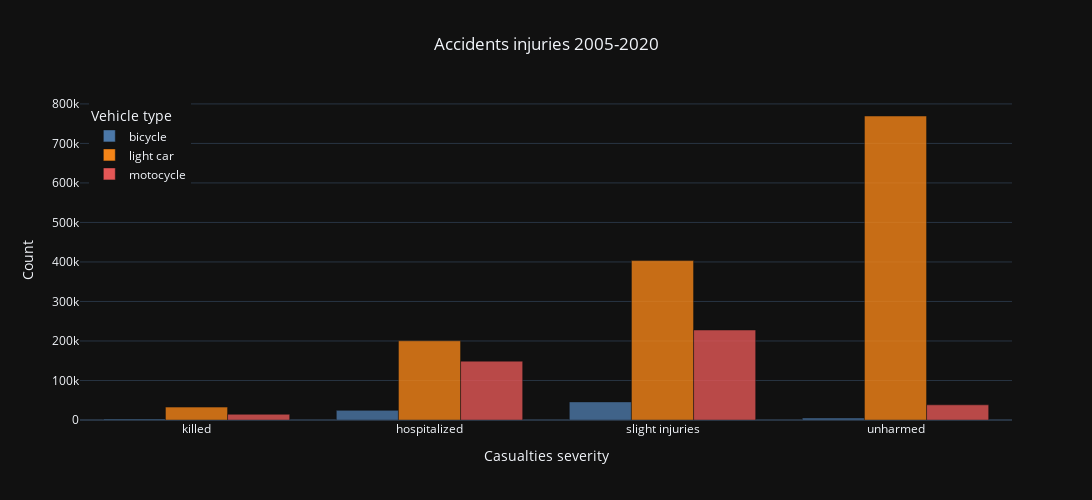

Notebook cell for this chart:
### Code cell
dx= df.groupby(['catv', 'grav']).count().reset_index()

fig = px.bar( dx, x='grav', y='sexe', title="Wide-Form Input", color='catv',  barmode='group',
    opacity=.8,color_discrete_sequence=px.colors.qualitative.T10,
    labels={'catv': 'Vehicle type','grav':'Severity', 'sexe':'Count'} , template="plotly_dark")
    #category_orders={"col": ["val1", ...], ...})
fig.update_xaxes(type='category', categoryorder='total ascending')
fig.update_layout(width=1100, height=500,xaxis_title_text='Casualties severity', yaxis_title_text='Count', 
    title='Accidents injuries 2005-2020', title_x=.5 , legend=dict(yanchor="top",y=0.99,xanchor="left",x=0.01) )
fig.show()
fig.write_html("streamlit_app/plots/acidents_injuries.html")

### Figure 1 — Plotly figure (JSON) as saved in the notebook; plotly's stock layout.template omitted (floating-point values rounded to 4 significant figures)
{"data": [{"alignmentgroup": "True", "hovertemplate": "Vehicle type=bicycle<br>Severity=%{x}<br>Count=%{y}<extra></extra>", "legendgroup": "bicycle", "marker": {"color": "#4C78A8", "opacity": 0.8, "pattern": {"shape": ""}}, "name": "bicycle", "offsetgroup": "bicycle", "orientation": "v", "showlegend": true, "textposition": "auto", "type": "bar", "x": ["hospitalized", "killed", "slight injuries", "unharmed"], "xaxis": "x", "y": [24419, 2721, 45838, 4959], "yaxis": "y"}, {"alignmentgroup": "True", "hovertemplate": "Vehicle type=light car<br>Severity=%{x}<br>Count=%{y}<extra></extra>", "legendgroup": "light car", "marker": {"color": "#F58518", "opacity": 0.8, "pattern": {"shape": ""}}, "name": "light car", "offsetgroup": "light car", "orientation": "v", "showlegend": true, "textposition": "auto", "type": "bar", "x": ["hospitalized", "killed", "slight injuries", "unharmed"], "xaxis": "x", "y": [200455, 32646, 403383, 769405], "yaxis": "y"}, {"alignmentgroup": "True", "hovertemplate": "Vehicle type=motocycle<br>Severity=%{x}<br>Count=%{y}<extra></extra>", "legendgroup": "motocycle", "marker": {"color": "#E45756", "opacity": 0.8, "pattern": {"shape": ""}}, "name": "motocycle", "offsetgroup": "motocycle", "orientation": "v", "showlegend": true, "textposition": "auto", "type": "bar", "x": ["hospitalized", "killed", "slight injuries", "unharmed"], "xaxis": "x", "y": [148956, 14492, 227820, 38429], "yaxis": "y"}], "layout": {"barmode": "group", "height": 500, "legend": {"title": {"text": "Vehicle type"}, "tracegroupgap": 0, "x": 0.01, "xanchor": "left", "y": 0.99, "yanchor": "top"}, "title": {"text": "Accidents injuries 2005-2020", "x": 0.5}, "width": 1100, "xaxis": {"anchor": "y", "categoryorder": "total ascending", "domain": [0, 1], "title": {"text": "Casualties severity"}, "type": "category"}, "yaxis": {"anchor": "x", "domain": [0, 1], "title": {"text": "Count"}}}}
